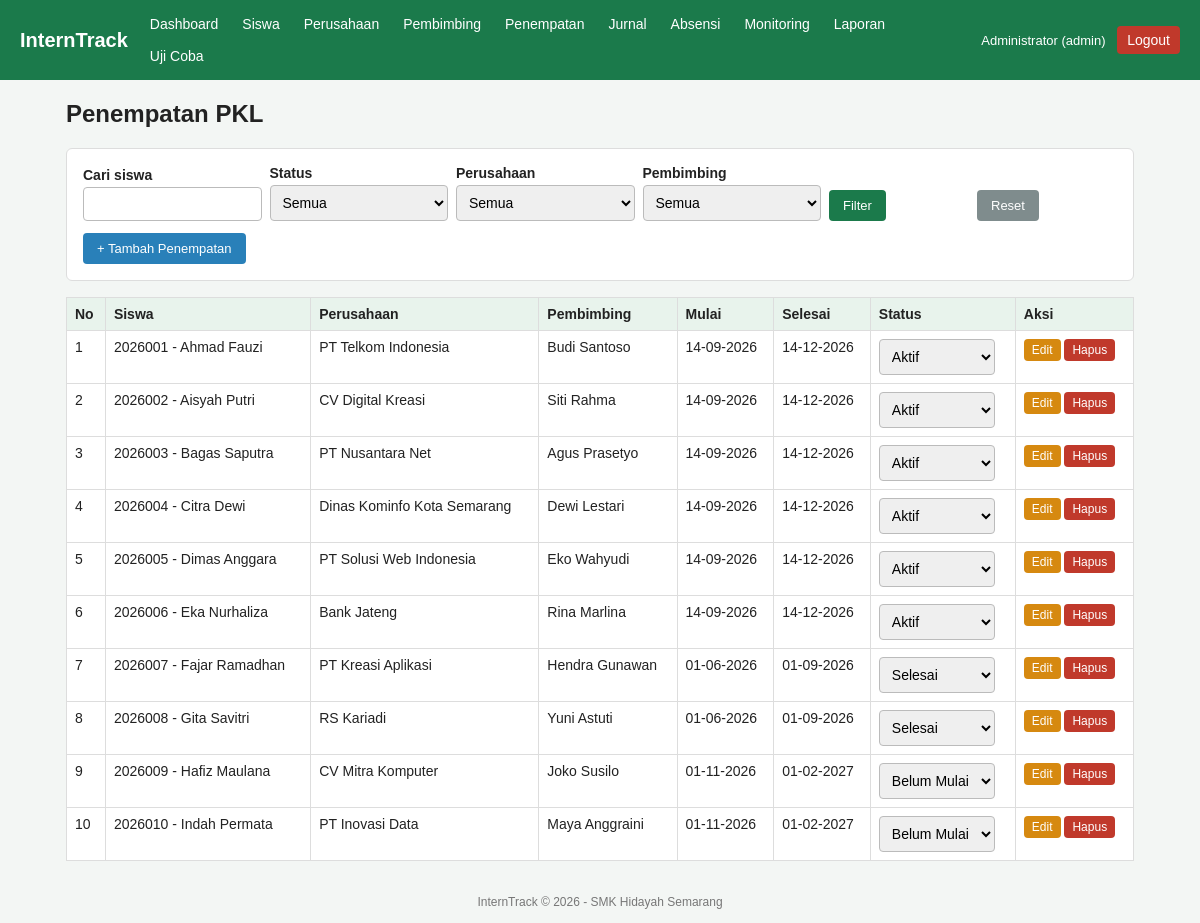
Screenshot of /admin/penempatan.php (signed in) with the database file from the repository.
### tables this page shows
CREATE TABLE penempatan (
  id INT AUTO_INCREMENT PRIMARY KEY,
  siswa_id INT NOT NULL,
  perusahaan_id INT NOT NULL,
  pembimbing_id INT NOT NULL,
  tanggal_mulai DATE NOT NULL,
  tanggal_selesai DATE NOT NULL,
  status ENUM('Belum Mulai','Aktif','Selesai') NOT NULL DEFAULT 'Belum Mulai',
  FOREIGN KEY (siswa_id) REFERENCES siswa(id) ON DELETE CASCADE,
  FOREIGN KEY (perusahaan_id) REFERENCES perusahaan(id),
  FOREIGN KEY (pembimbing_id) REFERENCES pembimbing(id)
);

CREATE TABLE siswa (
  id INT AUTO_INCREMENT PRIMARY KEY,
  user_id INT NOT NULL,
  nis VARCHAR(20) NOT NULL UNIQUE,
  nama VARCHAR(100) NOT NULL,
  kelas VARCHAR(20) NOT NULL,
  jurusan VARCHAR(50) NOT NULL,
  no_hp VARCHAR(20),
  FOREIGN KEY (user_id) REFERENCES users(id) ON DELETE CASCADE
);

CREATE TABLE perusahaan (
  id INT AUTO_INCREMENT PRIMARY KEY,
  nama_perusahaan VARCHAR(100) NOT NULL,
  alamat VARCHAR(255) NOT NULL,
  bidang VARCHAR(100) NOT NULL,
  kontak VARCHAR(50)
);

CREATE TABLE pembimbing (
  id INT AUTO_INCREMENT PRIMARY KEY,
  user_id INT NOT NULL,
  nip VARCHAR(20) NOT NULL UNIQUE,
  nama VARCHAR(100) NOT NULL,
  no_hp VARCHAR(20),
  FOREIGN KEY (user_id) REFERENCES users(id) ON DELETE CASCADE
);

### config/koneksi.php (called while the page is built, shortened)
<?php
function e($s) {
    return htmlspecialchars((string)$s, ENT_QUOTES, 'UTF-8');
}
function tgl($d) {
    return $d ? date('d-m-Y', strtotime($d)) : '-';
}

### admin/penempatan.php (the view, shortened to what this page needs)
<?php
require __DIR__ . '/../config/koneksi.php';
$aksi = $_GET['aksi'] ?? 'list';
$errors = [];
$data = ['siswa_id' => '', 'perusahaan_id' => '', 'pembimbing_id' => '', 'tanggal_mulai' => '', 'tanggal_selesai' => '', 'status' => 'Belum Mulai'];
$status_list = ['Belum Mulai', 'Aktif', 'Selesai'];
include __DIR__ . '/../config/header.php';
if ($aksi === 'tambah' || $aksi === 'edit'):
    $id = (int)($_GET['id'] ?? $_POST['id'] ?? 0);
    $l_siswa = $pdo->query("SELECT id, nis, nama FROM siswa ORDER BY nama")->fetchAll();
    $l_per = $pdo->query("SELECT id, nama_perusahaan FROM perusahaan ORDER BY nama_perusahaan")->fetchAll();
    $l_pemb = $pdo->query("SELECT id, nama FROM pembimbing ORDER BY nama")->fetchAll();
?>
<div class="card">
    <h3><?= $aksi === 'tambah' ? 'Tambah' : 'Edit' ?> Penempatan</h3>
    <?php foreach ($errors as $er): ?><div class="alert error"><?= e($er) ?></div><?php endforeach; ?>
    <form method="post" action="penempatan.php?aksi=<?= e($aksi) ?>">
        <input type="hidden" name="id" value="<?= $id ?>">
        <label>Siswa</label>
        <select name="siswa_id"><option value="">-- Pilih Siswa --</option>
        <?php foreach ($l_siswa as $x): ?><option value="<?= $x['id'] ?>" <?= $data['siswa_id'] == $x['id'] ? 'selected' : '' ?>><?= e($x['nis'] . ' - ' . $x['nama']) ?></option><?php endforeach; ?>
        </select>
        <label>Perusahaan</label>
        <select name="perusahaan_id"><option value="">-- Pilih Perusahaan --</option>
        <?php foreach ($l_per as $x): ?><option value="<?= $x['id'] ?>" <?= $data['perusahaan_id'] == $x['id'] ? 'selected' : '' ?>><?= e($x['nama_perusahaan']) ?></option><?php endforeach; ?>
        </select>
        <label>Pembimbing</label>
        <select name="pembimbing_id"><option value="">-- Pilih Pembimbing --</option>
        <?php foreach ($l_pemb as $x): ?><option value="<?= $x['id'] ?>" <?= $data['pembimbing_id'] == $x['id'] ? 'selected' : '' ?>><?= e($x['nama']) ?></option><?php endforeach; ?>
        </select>
        <label>Tanggal Mulai</label><input type="date" name="tanggal_mulai" value="<?= e($data['tanggal_mulai']) ?>">
        <label>Tanggal Selesai</label><input type="date" name="tanggal_selesai" value="<?= e($data['tanggal_selesai']) ?>">
        <label>Status</label>
        <select name="status"><?php foreach ($status_list as $sv): ?><option <?= $data['status'] === $sv ? 'selected' : '' ?>><?= $sv ?></option><?php endforeach; ?></select>
        <p><button class="btn" type="submit">Simpan</button> <a class="btn abu" href="penempatan.php">Batal</a></p>
    </form>
</div>
<?php
else:
    $f_status = $_GET['status'] ?? '';
    $f_per = (int)($_GET['perusahaan'] ?? 0);
    $f_pemb = (int)($_GET['pembimbing'] ?? 0);
    $q = trim($_GET['q'] ?? '');
    $where = []; $par = [];
    $sql = "SELECT p.*, s.nis, s.nama AS nama_siswa, pr.nama_perusahaan, pb.nama AS nama_pembimbing
            FROM penempatan p JOIN siswa s ON s.id = p.siswa_id
            JOIN perusahaan pr ON pr.id = p.perusahaan_id JOIN pembimbing pb ON pb.id = p.pembimbing_id"
         . ($where ? " WHERE " . implode(' AND ', $where) : "") . " ORDER BY s.nama";
    $st = $pdo->prepare($sql);
    $st->execute($par);
    $rows = $st->fetchAll();
    $l_per = $pdo->query("SELECT id, nama_perusahaan FROM perusahaan ORDER BY nama_perusahaan")->fetchAll();
    $l_pemb = $pdo->query("SELECT id, nama FROM pembimbing ORDER BY nama")->fetchAll();
?>
<div class="card">
    <form method="get" class="filter">
        <div><label>Cari siswa</label><input type="text" name="q" value="<?= e($q) ?>"></div>
        <div><label>Status</label><select name="status"><option value="">Semua</option>
            <?php foreach ($status_list as $sv): ?><option <?= $f_status === $sv ? 'selected' : '' ?>><?= $sv ?></option><?php endforeach; ?></select></div>
        <div><label>Perusahaan</label><select name="perusahaan"><option value="0">Semua</option>
            <?php foreach ($l_per as $x): ?><option value="<?= $x['id'] ?>" <?= $f_per == $x['id'] ? 'selected' : '' ?>><?= e($x['nama_perusahaan']) ?></option><?php endforeach; ?></select></div>
        <div><label>Pembimbing</label><select name="pembimbing"><option value="0">Semua</option>
            <?php foreach ($l_pemb as $x): ?><option value="<?= $x['id'] ?>" <?= $f_pemb == $x['id'] ? 'selected' : '' ?>><?= e($x['nama']) ?></option><?php endforeach; ?></select></div>
        <div style="flex:0"><button class="btn" type="submit">Filter</button></div>
        <div style="flex:0"><a class="btn abu" href="penempatan.php">Reset</a></div>
    </form>
    <a class="btn biru" href="penempatan.php?aksi=tambah">+ Tambah Penempatan</a>
</div>
<table>
    <tr><th>No</th><th>Siswa</th><th>Perusahaan</th><th>Pembimbing</th><th>Mulai</th><th>Selesai</th><th>Status</th><th>Aksi</th></tr>
    <?php foreach ($rows as $i => $r): ?>
    <tr>
        <td><?= $i + 1 ?></td>
        <td><?= e($r['nis'] . ' - ' . $r['nama_siswa']) ?></td>
        <td><?= e($r['nama_perusahaan']) ?></td>
        <td><?= e($r['nama_pembimbing']) ?></td>
        <td><?= tgl($r['tanggal_mulai']) ?></td>
        <td><?= tgl($r['tanggal_selesai']) ?></td>
        <td>
            <form class="inline" method="post" action="penempatan.php?aksi=status">
                <select name="status" style="width:auto" onchange="this.form.submit()">
                    <?php foreach ($status_list as $sv): ?><option <?= $r['status'] === $sv ? 'selected' : '' ?>><?= $sv ?></option><?php endforeach; ?>
                </select>
            </form>
        </td>
        <td>
            <a class="btn kecil kuning" href="penempatan.php?aksi=edit&id=<?= $r['id'] ?>">Edit</a>
            <form class="inline" method="post" action="penempatan.php?aksi=hapus" onsubmit="return confirm('Hapus penempatan ini?')">
                <button class="btn kecil merah" type="submit">Hapus</button>
            </form>
        </td>
    </tr>
    <?php endforeach; ?>
</table>
<?php endif; ?>
<?php include __DIR__ . '/../config/footer.php'; ?>

### assets/style.css (style rules this page uses)
* { box-sizing: border-box; }
body { font-family: Arial, sans-serif; margin: 0; background: #f3f6f4; color: #222; }
.card { background: #fff; border-radius: 6px; padding: 16px; margin-bottom: 16px; border: 1px solid #ddd; }
table { width: 100%; border-collapse: collapse; background: #fff; }
th, td { border: 1px solid #ddd; padding: 8px; text-align: left; font-size: 14px; vertical-align: top; }
th { background: #e8f3ec; }
label { display: block; margin: 10px 0 4px; font-weight: bold; font-size: 14px; }
input[type=text], input[type=password], input[type=date], input[type=number], select, textarea { width: 100%; padding: 8px; border: 1px solid #bbb; border-radius: 4px; font-size: 14px; }
.btn { display: inline-block; background: #1b7a4b; color: #fff; border: 0; padding: 8px 14px; border-radius: 4px; cursor: pointer; text-decoration: none; font-size: 13px; }
.btn.biru { background: #2980b9; }
.btn.merah { background: #c0392b; }
.btn.abu { background: #7f8c8d; }
.btn.kuning { background: #d68910; }
.btn.kecil { padding: 4px 8px; font-size: 12px; }
form.inline { display: inline; }
.filter { display: flex; flex-wrap: wrap; gap: 8px; margin-bottom: 12px; align-items: end; }
.filter > div { flex: 1; min-width: 140px; }
.filter label { margin-top: 0; }

### rows the page displays
penempatan: siswa.nama "2026001 - Ahmad Fauzi", perusahaan.nama_perusahaan "PT Telkom Indonesia", pembimbing.nama "Budi Santoso", tanggal_mulai "14-09-2026", tanggal_selesai "14-12-2026", status "Aktif"
penempatan: siswa.nama "2026002 - Aisyah Putri", perusahaan.nama_perusahaan "CV Digital Kreasi", pembimbing.nama "Siti Rahma", tanggal_mulai "14-09-2026", tanggal_selesai "14-12-2026", status "Aktif"
penempatan: siswa.nama "2026003 - Bagas Saputra", perusahaan.nama_perusahaan "PT Nusantara Net", pembimbing.nama "Agus Prasetyo", tanggal_mulai "14-09-2026", tanggal_selesai "14-12-2026", status "Aktif"
penempatan: siswa.nama "2026004 - Citra Dewi", perusahaan.nama_perusahaan "Dinas Kominfo Kota Semarang", pembimbing.nama "Dewi Lestari", tanggal_mulai "14-09-2026", tanggal_selesai "14-12-2026", status "Aktif"
penempatan: siswa.nama "2026005 - Dimas Anggara", perusahaan.nama_perusahaan "PT Solusi Web Indonesia", pembimbing.nama "Eko Wahyudi", tanggal_mulai "14-09-2026", tanggal_selesai "14-12-2026", status "Aktif"
penempatan: siswa.nama "2026006 - Eka Nurhaliza", perusahaan.nama_perusahaan "Bank Jateng", pembimbing.nama "Rina Marlina", tanggal_mulai "14-09-2026", tanggal_selesai "14-12-2026", status "Aktif"
penempatan: siswa.nama "2026007 - Fajar Ramadhan", perusahaan.nama_perusahaan "PT Kreasi Aplikasi", pembimbing.nama "Hendra Gunawan", tanggal_mulai "01-06-2026", tanggal_selesai "01-09-2026", status "Selesai"
penempatan: siswa.nama "2026008 - Gita Savitri", perusahaan.nama_perusahaan "RS Kariadi", pembimbing.nama "Yuni Astuti", tanggal_mulai "01-06-2026", tanggal_selesai "01-09-2026", status "Selesai"
penempatan: siswa.nama "2026009 - Hafiz Maulana", perusahaan.nama_perusahaan "CV Mitra Komputer", pembimbing.nama "Joko Susilo", tanggal_mulai "01-11-2026", tanggal_selesai "01-02-2027", status "Belum Mulai"
penempatan: siswa.nama "2026010 - Indah Permata", perusahaan.nama_perusahaan "PT Inovasi Data", pembimbing.nama "Maya Anggraini", tanggal_mulai "01-11-2026", tanggal_selesai "01-02-2027", status "Belum Mulai"

### other values shown
$label "Dashboard"
$label "Siswa"
$label "Perusahaan"
$label "Pembimbing"
$label "Penempatan"
$label "Jurnal"
$label "Absensi"
$label "Monitoring"
$label "Laporan"
$label "Uji Coba"
$_SESSION['user']['nama'] "Administrator"
$role "admin"
$judul "Penempatan PKL"
